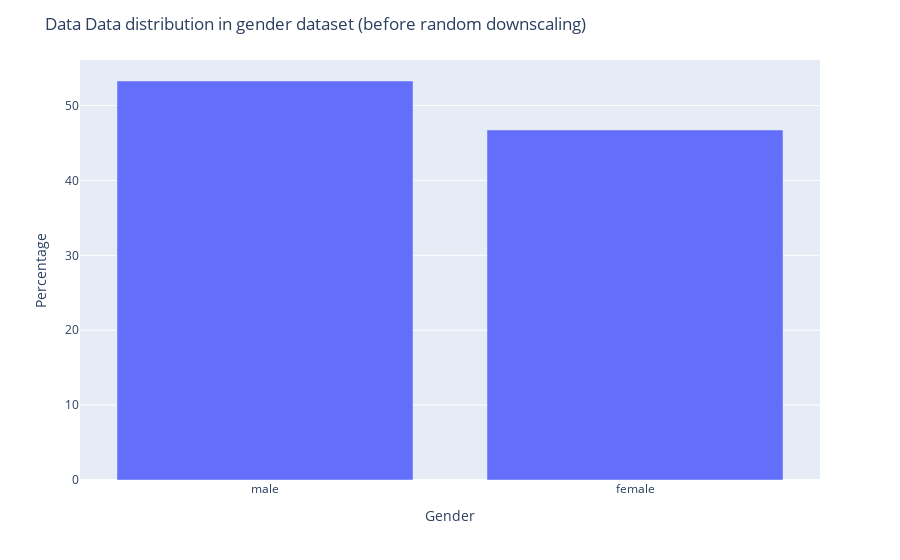

The code cell stored with this chart in its notebook:
### Markdown cell above
# Some graphics for in data classes distribution visualizatoion

### Code cell
return_vis(gender_df, 
           'Gender', 
           'Percentage', 
           'Data Data distribution in gender dataset (before random undersampling)')

### Figure 1 — Plotly figure (JSON) as saved in the notebook; plotly's stock layout.template omitted (floating-point values rounded to 4 significant figures)
{"data": [{"alignmentgroup": "True", "hovertemplate": "Gender=%{x}<br>Percentage=%{y}<extra></extra>", "legendgroup": "", "marker": {"color": "#636efa", "pattern": {"shape": ""}}, "name": "", "offsetgroup": "", "orientation": "v", "showlegend": false, "textposition": "auto", "type": "bar", "x": ["male", "female"], "xaxis": "x", "y": [53.27, 46.73], "yaxis": "y"}], "layout": {"barmode": "relative", "legend": {"tracegroupgap": 0}, "margin": {"t": 60}, "title": {"text": "Data Data distribution in gender dataset (before random downscaling)"}, "xaxis": {"anchor": "y", "domain": [0, 1], "title": {"text": "Gender"}}, "yaxis": {"anchor": "x", "domain": [0, 1], "title": {"text": "Percentage"}}}}
